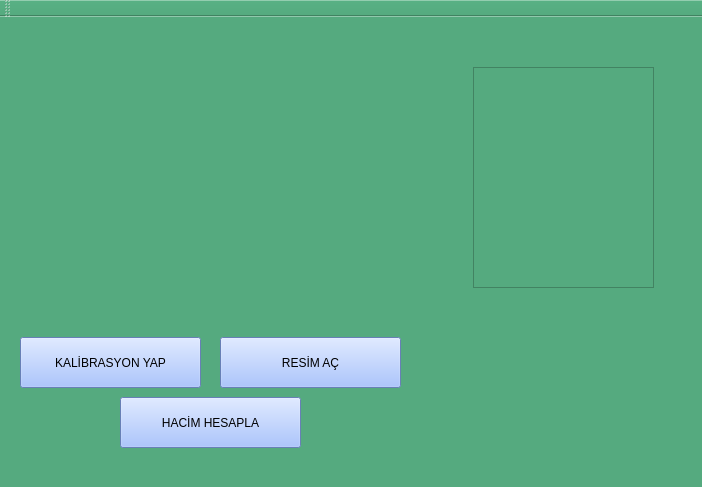
<?xml version="1.0" encoding="UTF-8"?>
<ui version="4.0">
 <class>MainWindow</class>
 <widget class="QMainWindow" name="MainWindow">
  <property name="geometry">
   <rect>
    <x>0</x>
    <y>0</y>
    <width>702</width>
    <height>487</height>
   </rect>
  </property>
  <property name="windowTitle">
   <string>Ana Sayfa</string>
  </property>
  <property name="styleSheet">
   <string notr="true">background-color: rgb(85, 170, 127);</string>
  </property>
  <widget class="QWidget" name="centralWidget">
   <widget class="QLabel" name="labelResim">
    <property name="geometry">
     <rect>
      <x>20</x>
      <y>10</y>
      <width>371</width>
      <height>281</height>
     </rect>
    </property>
    <property name="text">
     <string/>
    </property>
    <property name="scaledContents">
     <bool>true</bool>
    </property>
   </widget>
   <widget class="QPushButton" name="pushButton_resimAc">
    <property name="geometry">
     <rect>
      <x>220</x>
      <y>320</y>
      <width>181</width>
      <height>51</height>
     </rect>
    </property>
    <property name="styleSheet">
     <string notr="true">background-color: rgb(146, 179, 255);</string>
    </property>
    <property name="text">
     <string>RESİM AÇ</string>
    </property>
   </widget>
   <widget class="QPushButton" name="pushButton_hacimHasepla">
    <property name="geometry">
     <rect>
      <x>120</x>
      <y>380</y>
      <width>181</width>
      <height>51</height>
     </rect>
    </property>
    <property name="styleSheet">
     <string notr="true">background-color: rgb(146, 179, 255);</string>
    </property>
    <property name="text">
     <string>HACİM HESAPLA</string>
    </property>
   </widget>
   <widget class="QPushButton" name="pushButton_kalibrasyonYap">
    <property name="geometry">
     <rect>
      <x>20</x>
      <y>320</y>
      <width>181</width>
      <height>51</height>
     </rect>
    </property>
    <property name="styleSheet">
     <string notr="true">background-color: rgb(146, 179, 255);</string>
    </property>
    <property name="text">
     <string>KALİBRASYON YAP</string>
    </property>
   </widget>
   <widget class="QTextEdit" name="editTextSonuclar">
    <property name="geometry">
     <rect>
      <x>473</x>
      <y>50</y>
      <width>181</width>
      <height>221</height>
     </rect>
    </property>
   </widget>
  </widget>
  <widget class="QMenuBar" name="menuBar">
   <property name="geometry">
    <rect>
     <x>0</x>
     <y>0</y>
     <width>702</width>
     <height>20</height>
    </rect>
   </property>
  </widget>
  <widget class="QToolBar" name="mainToolBar">
   <attribute name="toolBarArea">
    <enum>TopToolBarArea</enum>
   </attribute>
   <attribute name="toolBarBreak">
    <bool>false</bool>
   </attribute>
  </widget>
  <widget class="QStatusBar" name="statusBar"/>
 </widget>
 <layoutdefault spacing="6" margin="11"/>
 <resources/>
 <connections/>
</ui>
